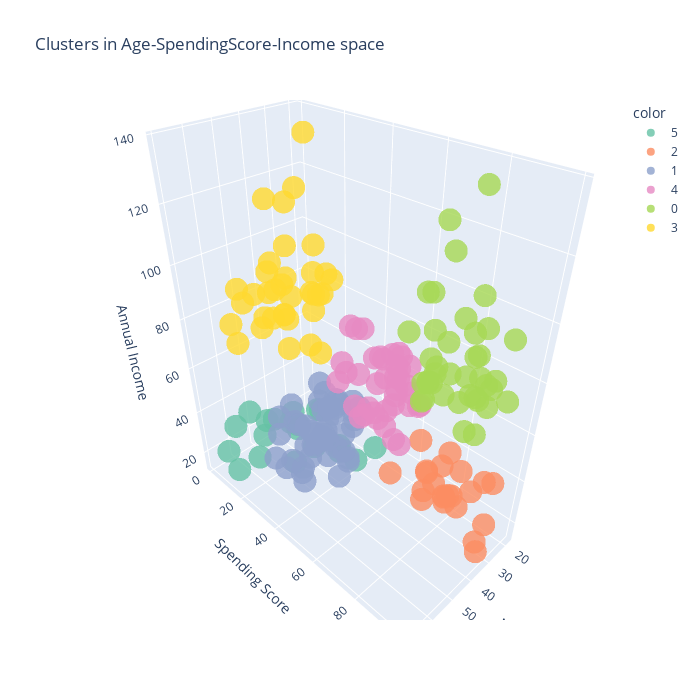

Notebook code for this chart:
### Code cell
fig = px.scatter_3d(
    data,
    x='Age', 
    y='Spending Score', 
    z='Annual Income', 
    color=kmean_clusters.astype(str),
    opacity=0.8,
    height=700,
    width=700,
    title='Clusters in Age-SpendingScore-Income space',
    color_discrete_sequence=px.colors.qualitative.Set2
)
fig.show()

### Figure 1 — Plotly figure (JSON) as saved in the notebook; plotly's stock layout.template omitted (floating-point values rounded to 4 significant figures)
{"data": [{"hovertemplate": "color=5<br>Age=%{x}<br>Spending Score=%{y}<br>Annual Income=%{z}<extra></extra>", "legendgroup": "5", "marker": {"color": "rgb(102,194,165)", "opacity": 0.8, "symbol": "circle"}, "mode": "markers", "name": "5", "scene": "scene", "showlegend": true, "type": "scatter3d", "x": [19, 20, 31, 35, 64, 67, 58, 37, 35, 52, 35, 46, 54, 45, 40, 60, 53, 49, 42, 36, 49], "y": [39, 6, 40, 6, 3, 14, 15, 13, 35, 29, 35, 5, 14, 32, 31, 4, 4, 14, 17, 26, 28], "z": [15, 16, 17, 18, 19, 19, 20, 20, 21, 23, 24, 25, 28, 28, 29, 30, 33, 33, 34, 37, 39]}, {"hovertemplate": "color=2<br>Age=%{x}<br>Spending Score=%{y}<br>Annual Income=%{z}<extra></extra>", "legendgroup": "2", "marker": {"color": "rgb(252,141,98)", "opacity": 0.8, "symbol": "circle"}, "mode": "markers", "name": "2", "scene": "scene", "showlegend": true, "type": "scatter3d", "x": [21, 23, 22, 23, 30, 35, 24, 22, 20, 35, 25, 31, 29, 35, 23, 21, 18, 21, 30, 20, 24, 24], "y": [81, 77, 76, 94, 72, 99, 77, 79, 66, 98, 73, 73, 82, 61, 87, 73, 92, 81, 73, 75, 92, 65], "z": [15, 16, 17, 18, 19, 19, 20, 20, 21, 23, 24, 25, 28, 28, 29, 30, 33, 33, 34, 37, 38, 39]}, {"hovertemplate": "color=1<br>Age=%{x}<br>Spending Score=%{y}<br>Annual Income=%{z}<extra></extra>", "legendgroup": "1", "marker": {"color": "rgb(141,160,203)", "opacity": 0.8, "symbol": "circle"}, "mode": "markers", "name": "1", "scene": "scene", "showlegend": true, "type": "scatter3d", "x": [65, 48, 50, 49, 59, 50, 47, 51, 69, 53, 70, 67, 54, 63, 43, 68, 70, 47, 60, 60, 59, 45, 49, 57, 67, 46, 48, 55, 50, 68, 48, 47, 48, 49, 67, 49, 66, 54, 68, 66, 65, 63, 49, 51, 50], "y": [35, 36, 55, 52, 60, 45, 41, 50, 46, 46, 56, 52, 59, 51, 50, 48, 55, 42, 49, 56, 47, 53, 42, 51, 41, 44, 46, 58, 46, 55, 49, 47, 42, 48, 59, 56, 50, 46, 43, 48, 52, 43, 59, 43, 57], "z": [38, 39, 40, 42, 43, 43, 43, 44, 44, 46, 46, 47, 47, 48, 48, 48, 49, 49, 50, 50, 54, 54, 54, 54, 54, 54, 54, 57, 58, 59, 60, 60, 61, 62, 62, 62, 63, 63, 63, 63, 63, 65, 65, 67, 67]}, {"hovertemplate": "color=4<br>Age=%{x}<br>Spending Score=%{y}<br>Annual Income=%{z}<extra></extra>", "legendgroup": "4", "marker": {"color": "rgb(231,138,195)", "opacity": 0.8, "symbol": "circle"}, "mode": "markers", "name": "4", "scene": "scene", "showlegend": true, "type": "scatter3d", "x": [31, 27, 29, 31, 33, 31, 27, 19, 18, 19, 32, 26, 40, 23, 38, 21, 22, 34, 18, 40, 32, 24, 27, 20, 23, 26, 21, 19, 38, 19, 18, 19, 27, 38, 40, 23, 25, 28], "y": [61, 47, 42, 42, 60, 54, 51, 55, 59, 59, 47, 54, 48, 52, 55, 57, 55, 60, 41, 40, 42, 52, 50, 49, 41, 55, 42, 54, 42, 46, 48, 50, 56, 40, 58, 29, 34, 40], "z": [39, 40, 40, 40, 42, 43, 46, 46, 48, 48, 48, 54, 54, 54, 54, 54, 57, 58, 59, 60, 60, 60, 60, 61, 62, 62, 62, 63, 64, 64, 65, 65, 67, 67, 69, 70, 72, 76]}, {"hovertemplate": "color=0<br>Age=%{x}<br>Spending Score=%{y}<br>Annual Income=%{z}<extra></extra>", "legendgroup": "0", "marker": {"color": "rgb(166,216,84)", "opacity": 0.8, "symbol": "circle"}, "mode": "markers", "name": "0", "scene": "scene", "showlegend": true, "type": "scatter3d", "x": [39, 31, 40, 38, 39, 31, 29, 32, 35, 32, 32, 28, 32, 34, 39, 38, 27, 30, 30, 29, 31, 36, 33, 32, 28, 36, 30, 27, 35, 32, 29, 30, 28, 36, 32, 38, 35, 32, 30], "y": [91, 77, 95, 75, 75, 71, 88, 73, 72, 93, 87, 97, 74, 90, 88, 76, 89, 78, 73, 83, 93, 75, 95, 63, 75, 92, 86, 69, 90, 86, 88, 97, 68, 85, 69, 91, 79, 74, 83], "z": [69, 70, 71, 71, 71, 72, 73, 73, 74, 75, 76, 77, 77, 78, 78, 78, 78, 78, 78, 79, 81, 85, 86, 87, 87, 87, 88, 88, 93, 97, 98, 99, 101, 103, 103, 113, 120, 126, 137]}, {"hovertemplate": "color=3<br>Age=%{x}<br>Spending Score=%{y}<br>Annual Income=%{z}<extra></extra>", "legendgroup": "3", "marker": {"color": "rgb(255,217,47)", "opacity": 0.8, "symbol": "circle"}, "mode": "markers", "name": "3", "scene": "scene", "showlegend": true, "type": "scatter3d", "x": [43, 59, 47, 20, 44, 19, 57, 25, 48, 34, 43, 44, 47, 37, 34, 56, 19, 50, 42, 36, 40, 36, 52, 58, 59, 37, 46, 41, 54, 41, 34, 33, 47, 45, 32], "y": [35, 11, 9, 5, 7, 10, 5, 12, 36, 22, 17, 20, 16, 1, 1, 35, 5, 26, 20, 27, 13, 10, 13, 15, 14, 32, 15, 39, 24, 17, 23, 8, 16, 28, 18], "z": [71, 71, 71, 73, 73, 74, 75, 77, 77, 78, 78, 78, 78, 78, 78, 79, 81, 85, 86, 87, 87, 87, 88, 88, 93, 97, 98, 99, 101, 103, 103, 113, 120, 126, 137]}], "layout": {"height": 700, "legend": {"title": {"text": "color"}, "tracegroupgap": 0}, "scene": {"domain": {"x": [0, 1], "y": [0, 1]}, "xaxis": {"title": {"text": "Age"}}, "yaxis": {"title": {"text": "Spending Score"}}, "zaxis": {"title": {"text": "Annual Income"}}}, "title": {"text": "Clusters in Age-SpendingScore-Income space"}, "width": 700}}
